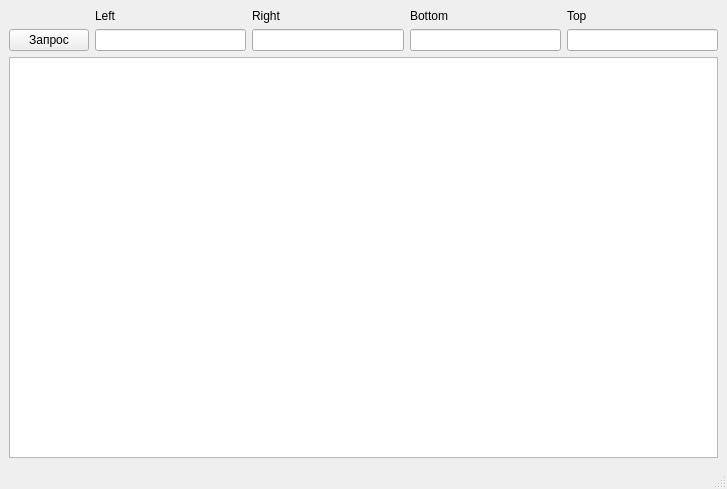
<?xml version="1.0" encoding="UTF-8"?>
<ui version="4.0">
 <class>MainWindow</class>
 <widget class="QMainWindow" name="MainWindow">
  <property name="geometry">
   <rect>
    <x>0</x>
    <y>0</y>
    <width>727</width>
    <height>489</height>
   </rect>
  </property>
  <property name="windowTitle">
   <string>MainWindow</string>
  </property>
  <widget class="QWidget" name="centralwidget">
   <layout class="QGridLayout" name="gridLayout">
    <item row="1" column="2">
     <widget class="QLineEdit" name="right"/>
    </item>
    <item row="1" column="4">
     <widget class="QLineEdit" name="top"/>
    </item>
    <item row="2" column="0" colspan="5">
     <widget class="QTableWidget" name="tableStars"/>
    </item>
    <item row="1" column="1">
     <widget class="QLineEdit" name="left"/>
    </item>
    <item row="1" column="3">
     <widget class="QLineEdit" name="bottom"/>
    </item>
    <item row="1" column="0">
     <widget class="QPushButton" name="pushQuery">
      <property name="text">
       <string>Запрос</string>
      </property>
     </widget>
    </item>
    <item row="0" column="1">
     <widget class="QLabel" name="label">
      <property name="text">
       <string>Left</string>
      </property>
     </widget>
    </item>
    <item row="0" column="2">
     <widget class="QLabel" name="label_2">
      <property name="text">
       <string>Right</string>
      </property>
     </widget>
    </item>
    <item row="0" column="3">
     <widget class="QLabel" name="label_3">
      <property name="text">
       <string>Bottom</string>
      </property>
     </widget>
    </item>
    <item row="0" column="4">
     <widget class="QLabel" name="label_4">
      <property name="text">
       <string>Top</string>
      </property>
     </widget>
    </item>
   </layout>
  </widget>
  <widget class="QMenuBar" name="menubar">
   <property name="geometry">
    <rect>
     <x>0</x>
     <y>0</y>
     <width>727</width>
     <height>22</height>
    </rect>
   </property>
  </widget>
  <widget class="QStatusBar" name="statusbar"/>
 </widget>
 <resources/>
 <connections/>
</ui>
